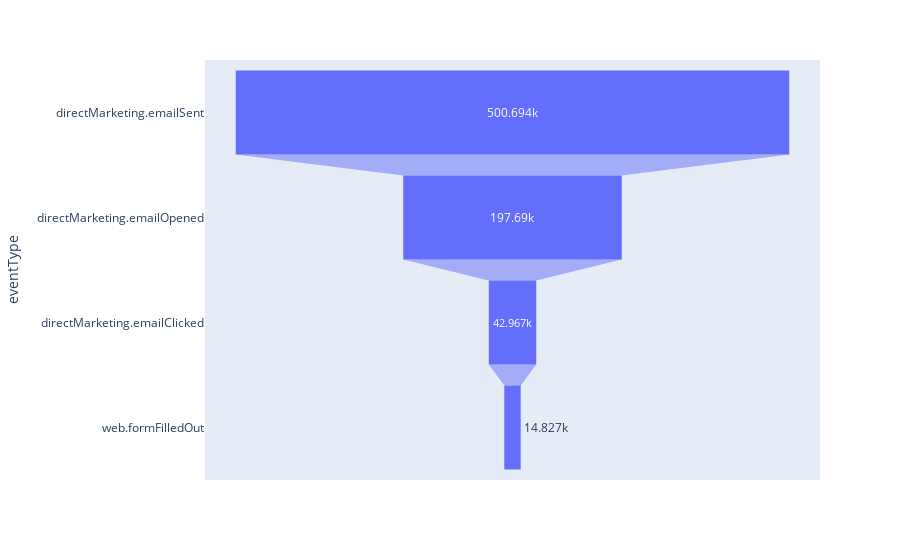

Source (notebook cell):
### Markdown cell above
Here, we launch a query to get number of users in each phase

### Code cell
import plotly.express as px

email_funnel_events = ["directMarketing.emailSent", "directMarketing.emailOpened", "directMarketing.emailClicked", "web.formFilledOut"]
email_funnel_df = funnel_df[funnel_df["eventType"].isin(email_funnel_events)]

fig = px.funnel(email_funnel_df, y='eventType', x='distinctUsers')
fig.show()

### Figure 1 — Plotly figure (JSON) as saved in the notebook; plotly's stock layout.template omitted (floating-point values rounded to 4 significant figures)
{"data": [{"hovertemplate": "distinctUsers=%{x}<br>eventType=%{y}<extra></extra>", "legendgroup": "", "marker": {"color": "#636efa"}, "name": "", "orientation": "h", "showlegend": false, "type": "funnel", "x": [500694, 197690, 42967, 14827], "xaxis": "x", "y": ["directMarketing.emailSent", "directMarketing.emailOpened", "directMarketing.emailClicked", "web.formFilledOut"], "yaxis": "y"}], "layout": {"legend": {"tracegroupgap": 0}, "margin": {"t": 60}, "xaxis": {"anchor": "y", "domain": [0, 1], "title": {"text": "distinctUsers"}}, "yaxis": {"anchor": "x", "domain": [0, 1], "title": {"text": "eventType"}}}}
